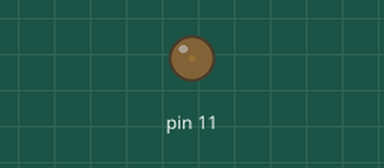
Simulated run of this sketch. Board: Arduino Uno, built with avr-gcc and run on an emulated ATmega328P. Parts: output pins drawn as LEDs (lit = HIGH). What the sketch prints to the serial monitor is not drawn.

Above: at 0.05 s.
At 1.2 s:
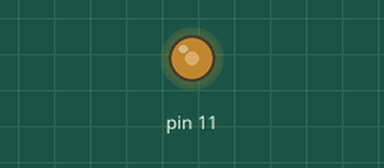
At 2.35 s:
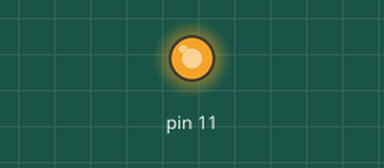
At 4.65 s:
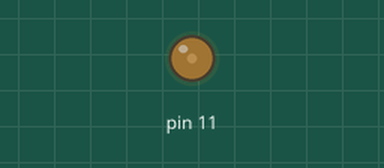
Timing chart, 0 to 6.7 s (numbered marks = the images above):
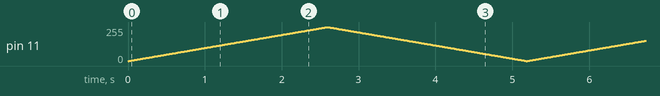

The sketch:

PWMpinUsage.ino
```cpp
int i=0;

void setup() {

  pinMode(11, OUTPUT);

}

void loop() {

  Serial.begin(9600);

  if(i<=255){
    while(i<255){

      analogWrite(11, i);

      delay(10);
      i++;
      Serial.println(i);    //ln= newline
    }

  }
  if(i<=255){
    while(i>0){

      analogWrite(11,i);

      delay(10);
      i--;
      Serial.println(i);
    }
  }

  else{
    exit(0);
  }

}
```
